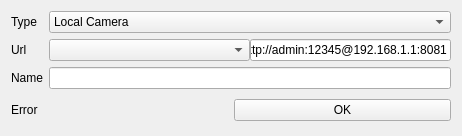
<?xml version="1.0" encoding="UTF-8"?>
<ui version="4.0">
 <class>AddCameraForm</class>
 <widget class="QWidget" name="AddCameraForm">
  <property name="geometry">
   <rect>
    <x>0</x>
    <y>0</y>
    <width>462</width>
    <height>136</height>
   </rect>
  </property>
  <property name="windowTitle">
   <string>Form</string>
  </property>
  <layout class="QGridLayout" name="gridLayout">
   <item row="1" column="0">
    <widget class="QWidget" name="widget_2" native="true">
     <layout class="QGridLayout" name="gridLayout_4">
      <property name="leftMargin">
       <number>0</number>
      </property>
      <property name="topMargin">
       <number>0</number>
      </property>
      <property name="rightMargin">
       <number>0</number>
      </property>
      <property name="bottomMargin">
       <number>0</number>
      </property>
      <item row="0" column="0">
       <widget class="QLabel" name="labelError">
        <property name="text">
         <string>Error</string>
        </property>
       </widget>
      </item>
      <item row="0" column="1">
       <widget class="QPushButton" name="pushButtonOK">
        <property name="text">
         <string>OK</string>
        </property>
       </widget>
      </item>
     </layout>
    </widget>
   </item>
   <item row="0" column="0">
    <layout class="QGridLayout" name="gridLayout_3">
     <item row="2" column="0">
      <widget class="QLabel" name="label_3">
       <property name="text">
        <string>Name</string>
       </property>
      </widget>
     </item>
     <item row="0" column="1">
      <widget class="QComboBox" name="comboBoxType">
       <item>
        <property name="text">
         <string>Local Camera</string>
        </property>
       </item>
       <item>
        <property name="text">
         <string>Web Camera</string>
        </property>
       </item>
       <item>
        <property name="text">
         <string>DateTime Control</string>
        </property>
       </item>
      </widget>
     </item>
     <item row="1" column="1">
      <widget class="QWidget" name="widget" native="true">
       <layout class="QGridLayout" name="gridLayout_2">
        <property name="leftMargin">
         <number>0</number>
        </property>
        <property name="topMargin">
         <number>0</number>
        </property>
        <property name="rightMargin">
         <number>0</number>
        </property>
        <property name="bottomMargin">
         <number>0</number>
        </property>
        <property name="spacing">
         <number>0</number>
        </property>
        <item row="0" column="0">
         <widget class="QComboBox" name="comboBoxUrl">
          <property name="sizePolicy">
           <sizepolicy hsizetype="Expanding" vsizetype="Fixed">
            <horstretch>0</horstretch>
            <verstretch>0</verstretch>
           </sizepolicy>
          </property>
         </widget>
        </item>
        <item row="0" column="1">
         <widget class="QLineEdit" name="lineEditUrl">
          <property name="text">
           <string>http://admin:12345@192.168.1.1:8081</string>
          </property>
         </widget>
        </item>
       </layout>
      </widget>
     </item>
     <item row="0" column="0">
      <widget class="QLabel" name="label">
       <property name="text">
        <string>Type</string>
       </property>
      </widget>
     </item>
     <item row="1" column="0">
      <widget class="QLabel" name="label_2">
       <property name="text">
        <string>Url</string>
       </property>
      </widget>
     </item>
     <item row="2" column="1">
      <widget class="QLineEdit" name="lineEditName"/>
     </item>
    </layout>
   </item>
  </layout>
 </widget>
 <resources/>
 <connections/>
</ui>
